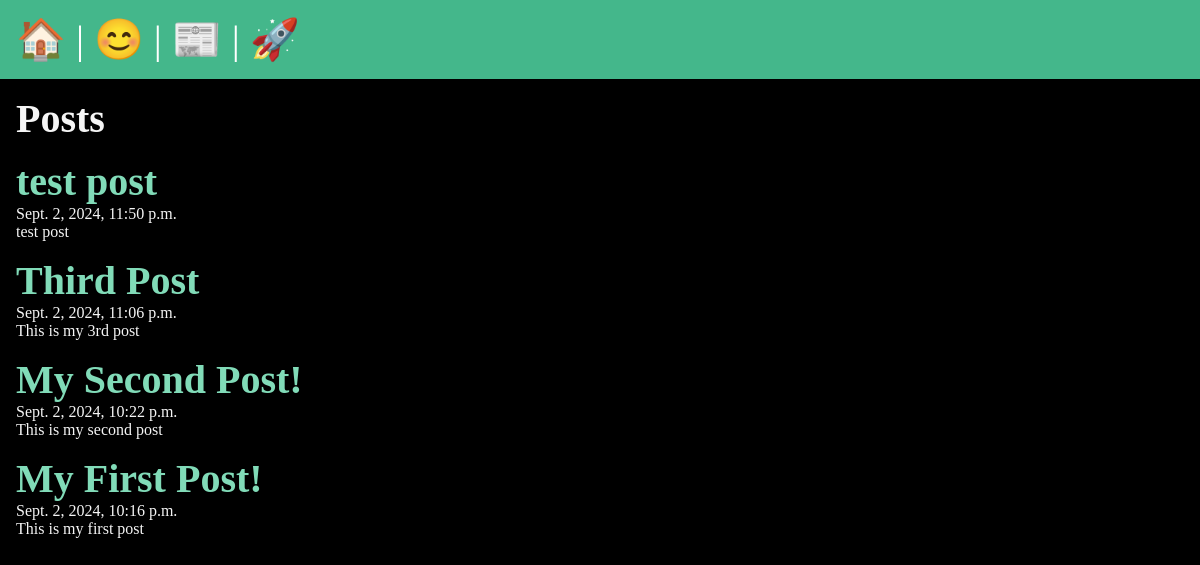
/posts/, run on the app's committed database.
### posts/models.py (models this page shows, shortened)
class Post(models.Model):
    title = models.CharField(max_length=100)
    body = models.TextField()
    slug = models.SlugField(max_length=100)
    date = models.DateTimeField(auto_now_add=True)
    banner = models.ImageField(default='fallback.png', blank=True)

### posts/views.py (the view)
# urls.py: path('', views.posts_list, name='list'),
def posts_list(request):
    posts = Post.objects.all().order_by('-date')
    return render(request, 'posts/posts_list.html', {'posts': posts})

### posts/templates/posts/posts_list.html (shortened to what this page needs)
{% extends 'layout.html' %}
{% block content %}
  <section>
    <h1>Posts</h1>
    {% for post in posts %}
      <article class="post">
        <h2>
          <a href="{% url 'posts:page' slug=post.slug %}">
            {{ post.title }}
          </a>
        </h2>
        <p>{{ post.date }}</p>
        <p>{{ post.body }}</p>
      </article>
    {% endfor %}
  </section>
{% endblock %}

### data on the page
Post: title "test post", date "Sept. 2, 2024, 11:50 p.m.", body "test post"
Post: title "Third Post", date "Sept. 2, 2024, 11:06 p.m.", body "This is my 3rd post"
Post: title "My Second Post!", date "Sept. 2, 2024, 10:22 p.m.", body "This is my second post"
Post: title "My First Post!", date "Sept. 2, 2024, 10:16 p.m.", body "This is my first post"
